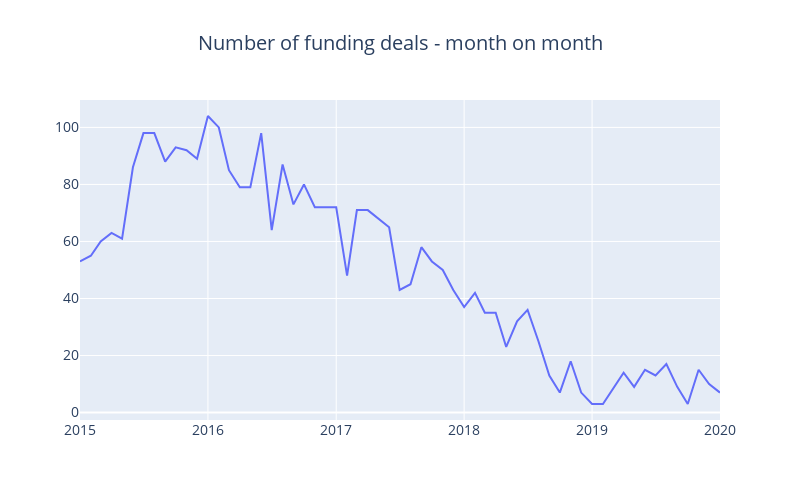

Here is the notebook cell this chart was saved with:
### Markdown cell above
* Years 2015 & 2016 has got more number of fundings compared to the recent years

* We can see a clear decling trend in the number of funding deals from 2016. Not sure of the exact reason. One thing could be that not all the funding deals are captured in the recent days.

### Code cell
# getting the number of fundings based on yearmonth
cnt_srs = df["yearmonth"].value_counts()
# sorting the data
cnt_srs = cnt_srs.sort_index()
# setting up the bar graph
trace = go.Scatter(
    x=cnt_srs.index.astype(str),
    y=cnt_srs.values
)

# setting up the layout
layout = go.Layout(
    title=go.layout.Title(
        text="Number of funding deals - month on month",
        x=0.5
    ),
    font=dict(size=14),
    width=800,
    height=500,
)

data = [trace]
fig = go.Figure(data=data, layout=layout)
py.iplot(fig, filename="funding")

### Figure 1 — Plotly figure (JSON) as saved in the notebook; plotly's stock layout.template omitted (floating-point values rounded to 4 significant figures)
{"data": [{"type": "scatter", "x": ["2015-01-01", "2015-02-01", "2015-03-01", "2015-04-01", "2015-05-01", "2015-06-01", "2015-07-01", "2015-08-01", "2015-09-01", "2015-10-01", "2015-11-01", "2015-12-01", "2016-01-01", "2016-02-01", "2016-03-01", "2016-04-01", "2016-05-01", "2016-06-01", "2016-07-01", "2016-08-01", "2016-09-01", "2016-10-01", "2016-11-01", "2016-12-01", "2017-01-01", "2017-02-01", "2017-03-01", "2017-04-01", "2017-05-01", "2017-06-01", "2017-07-01", "2017-08-01", "2017-09-01", "2017-10-01", "2017-11-01", "2017-12-01", "2018-01-01", "2018-02-01", "2018-03-01", "2018-04-01", "2018-05-01", "2018-06-01", "2018-07-01", "2018-08-01", "2018-09-01", "2018-10-01", "2018-11-01", "2018-12-01", "2019-01-01", "2019-02-01", "2019-04-01", "2019-05-01", "2019-06-01", "2019-07-01", "2019-08-01", "2019-09-01", "2019-10-01", "2019-11-01", "2019-12-01", "2020-01-01"], "y": [53, 55, 60, 63, 61, 86, 98, 98, 88, 93, 92, 89, 104, 100, 85, 79, 79, 98, 64, 87, 73, 80, 72, 72, 72, 48, 71, 71, 68, 65, 43, 45, 58, 53, 50, 43, 37, 42, 35, 35, 23, 32, 36, 25, 13, 7, 18, 7, 3, 3, 14, 9, 15, 13, 17, 9, 3, 15, 10, 7]}], "layout": {"font": {"size": 14}, "height": 500, "title": {"text": "Number of funding deals - month on month", "x": 0.5}, "width": 800}}
